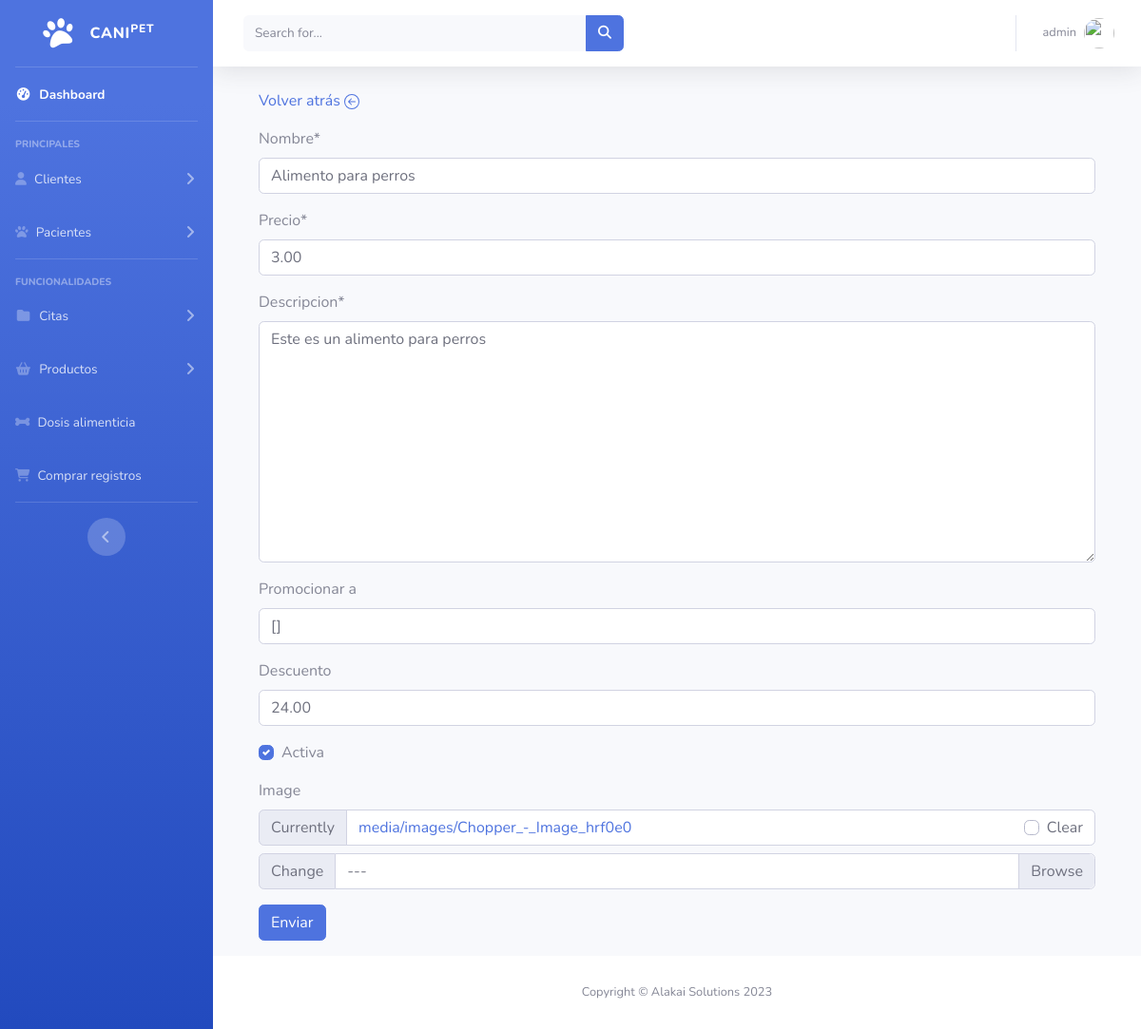
/app/products/edit/3/ (signed in), run on the app's committed database.
### app/models.py (models this page shows)
class Product(models.Model):
    user = models.ForeignKey(User, on_delete=models.CASCADE)
    nombre = models.CharField(max_length=50)
    precio = models.DecimalField(validators=[non_negative_validator], max_digits=10, decimal_places=2)
    descripcion = models.TextField()
    promocionar_a = models.ManyToManyField(client, blank=True)
    descuento = models.DecimalField(decimal_places=2, max_digits=10, null=True, blank=True, validators=[non_negative_validator])
    activa = models.BooleanField(default=True)
    image = models.ImageField(upload_to='images/', null=True, blank=True)
    updated_at = models.DateTimeField(auto_now=True)
    created_at = models.DateTimeField(auto_now_add=True)

### app/views.py (the view)
# urls.py: path('app/products/edit/<str:pk>/', views.editar_producto, name="editar_producto"),
@login_required(login_url='login_view')
@datos_ya_ingresados
def editar_producto(request, pk):
    try:
        producto = Product.objects.get(id=pk)
    except:
        return HttpResponseNotFound("Not found")
    form = ProductForm(instance=producto)
    if request.user != producto.user:
        return HttpResponseNotFound("Not allowed to be here")
    form.fields['promocionar_a'].queryset = client.objects.filter(user = request.user)
    if request.method == "POST":
        form = ProductForm(request.POST, request.FILES, instance=producto)
        if form.is_valid():
            form.save()
            return redirect('productos')
    return render(request, 'pacientes/create.html', {
        'form' : form
    })

### app/forms.py
class ProductForm(forms.ModelForm):
    class Meta:
        model = Product
        exclude = ('user',)
        widgets = {
            'promocionar_a': Select2MultipleWidget,
        }
    def __init__(self,  *args, **kwargs):
        super(ProductForm, self).__init__(*args, **kwargs)
        self.fields['precio'].widget.attrs['placeholder'] = 'C$'
        self.fields['descuento'].widget.attrs['placeholder'] = 'Porcentaje(%)'
        self.helper = FormHelper(self)
        self.helper.add_input(Submit('submit', 'Enviar'))

### app/helpers.py (called while the page is built)
def datos_ya_ingresados(view_func):
    @functools.wraps(view_func)
    def wrapper(request, *args, **kwargs):
        if UserInformation.objects.filter(user=request.user).count() == 1:
            return view_func(request, *args, **kwargs)
        else:
            return redirect('/stepform/')
        return redirect('/stepform/')
    return wrapper

### app/templates/pacientes/create.html (shortened to what this page needs)
{% extends '../layout.html' %}
{% load crispy_forms_tags %}
{% block main %}
<div class="container">
    <p>
        <a  href="{{ request.META.HTTP_REFERER }}" class="text-decoration-none">
            Volver atrás
        </a>
    </p>
        {% crispy form %}
</div>
{% endblock %}

### app/templates/layout.html (shortened to what this page needs)
{% load static %}
<!DOCTYPE html>
<html lang="en">
<head>
    <link href="{% static 'app/vendor/fontawesome-free/css/all.min.css' %}" rel="stylesheet" type="text/css">
    <link href="{% static 'calculadora/calculadora.css' %}" rel="stylesheet" type="text/css">
    <link rel="stylesheet" href="sweetalert2.min.css">
    <link href="{% static 'app/css/sb-admin-2.min.css' %}" rel="stylesheet">
</head>
<body id="page-top">
    <div id="wrapper">
        <ul class="navbar-nav bg-gradient-primary sidebar sidebar-dark accordion" id="accordionSidebar">
            <a class="sidebar-brand d-flex align-items-center justify-content-center" href="{% url 'app' %}">
                <div class="sidebar-brand-icon rotate-n-15">
                    <i class="fas fa-paw"></i>
                </div>
                <div class="sidebar-brand-text mx-3">Cani<sup>PET</sup></div>
            </a>
            <hr class="sidebar-divider my-0">
            <li class="nav-item active">
                <a class="nav-link" href="{% url 'app' %}">
                    <i class="fas fa-fw fa-tachometer-alt"></i>
                    <span>Dashboard</span></a>
            </li>
            <hr class="sidebar-divider">
            <div class="sidebar-heading">
                Principales
            </div>
            <li class="nav-item">
                <a class="nav-link collapsed" href="#" data-toggle="collapse" data-target="#collapseTwo"
                    aria-expanded="true" aria-controls="collapseTwo">
                    <i class="fas fa-user"></i>
                    <span>Clientes</span>
                </a>
            </li>
            <li class="nav-item">
                <a class="nav-link collapsed" href="#" data-toggle="collapse" data-target="#collapseUtilities"
                    aria-expanded="true" aria-controls="collapseUtilities">
                    <i class="fas fa-paw"></i>
                    <span>Pacientes</span>
                </a>
            </li>
            <hr class="sidebar-divider">
            <div class="sidebar-heading">
                Funcionalidades
            </div>
            <li class="nav-item">
                <a class="nav-link collapsed" href="#" data-toggle="collapse" data-target="#collapsePages"
                    aria-expanded="true" aria-controls="collapsePages">
                    <i class="fas fa-fw fa-folder"></i>
                    <span>Citas</span>
                </a>
            </li>
            <li class="nav-item">
                <a class="nav-link collapsed" href="#" data-toggle="collapse" data-target="#collapsePages2"
                    aria-expanded="true" aria-controls="collapsePages">
                    <i class="fas fa-fw fa-shopping-basket"></i>
                    <span>Productos</span>
                </a>
            </li>
            <li class="nav-item">
                <a style="cursor:pointer" class="nav-link" data-toggle="modal" data-target="#exampleModalCenter">
                    <i class="fas  fa-bone fa-chart-area"></i>
                    <span>Dosis alimenticia</span></a>
            </li>
            <li class="nav-item">
                <a class="nav-link" href="{%url 'pricing'%}">
                    <i class="fa-solid fa-cart-shopping"></i>
                    <span>Comprar registros</span></a>
            </li>
            <hr class="sidebar-divider d-none d-md-block">
            <div class="text-center d-none d-md-inline">
                <button class="rounded-circle border-0" id="sidebarToggle"></button>
            </div>
        </ul>
        <div id="content-wrapper" class="d-flex flex-column">
            <div id="content">
                <nav class="navbar navbar-expand navbar-light bg-white topbar mb-4 static-top shadow">
                    <form
                        class="d-none d-sm-inline-block form-inline mr-auto ml-md-3 my-2 my-md-0 mw-100 navbar-search">
                        <div class="input-group">
                            <input type="text" class="form-control bg-light border-0 small" placeholder="Search for..."
                                aria-label="Search" aria-describedby="basic-addon2">
                            <div class="input-group-append">
                                <button class="btn btn-primary" type="button">
                                    <i class="fas fa-search fa-sm"></i>
                                </button>
                            </div>
                        </div>
                    </form>
                    <ul class="navbar-nav ml-auto">
                        <li class="nav-item dropdown no-arrow">
                            <a class="nav-link dropdown-toggle" href="#" id="userDropdown" role="button"
                                data-toggle="dropdown" aria-haspopup="true" aria-expanded="false">
                                <span class="mr-2 d-none d-lg-inline text-gray-600 small">{{request.user}}</span>
                                {% if request.user.socialaccount_set.exists %}
                                {% for social_account in request.user.socialaccount_set.all %}
                                {% if social_account.provider == 'google' %}
                                  {% with user_info=social_account.extra_data %}
                                    {% if user_info.picture %}
                                      <img src="{{ user_info.picture }}" class="img-profile rounded-circle" alt="User Photo">
                                    {% else %}
                                    <img class="img-profile rounded-circle"
                                    src="{% static 'app/img/undraw_profile.svg' %}">
                                    {% endif %}
                                  {% endwith %}
                                {% endif %}
                              {% endfor %}
                            {%else%}
                            <img class="img-profile rounded-circle"
                            src="{% static 'app/img/undraw_profile.svg' %}">
                            {%endif%}
                            </a>
                        </li>
                    </ul>
                </nav>
                <div class="container-fluid">
                   {% block main %}
                   {% endblock main %}
                </div>
            </div>
            <footer class="sticky-footer bg-white">
                <div class="container my-auto">
                    <div class="copyright text-center my-auto">
                        <span>Copyright &copy; Alakai Solutions 2023</span>
                    </div>
                </div>
            </footer>
        </div>
    </div>
</body>
</html>

### data on the page
Product: nombre "Alimento para perros", precio "3.00", descripcion "Este es un alimento para perros", descuento "24.00"

### other printed values
{{ request.user }} "admin"
